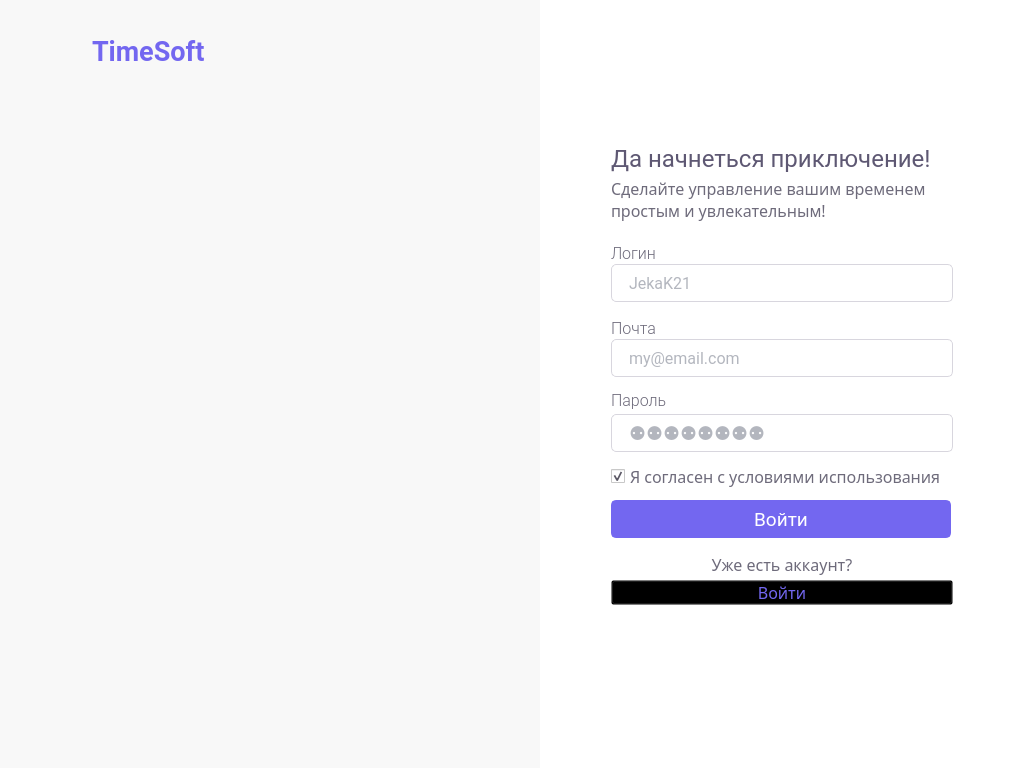
<?xml version="1.0" encoding="UTF-8"?>
<ui version="4.0">
 <class>register_w_main_window</class>
 <widget class="QDialog" name="register_w_main_window">
  <property name="geometry">
   <rect>
    <x>0</x>
    <y>0</y>
    <width>1024</width>
    <height>768</height>
   </rect>
  </property>
  <property name="windowTitle">
   <string>TimeSoft register</string>
  </property>
  <property name="styleSheet">
   <string notr="true">background-color: #F8F8F8;</string>
  </property>
  <widget class="QLabel" name="register_w_imglbl_img">
   <property name="geometry">
    <rect>
     <x>20</x>
     <y>200</y>
     <width>500</width>
     <height>365</height>
    </rect>
   </property>
   <property name="text">
    <string/>
   </property>
   <property name="pixmap">
    <pixmap>img/register-white 1.svg</pixmap>
   </property>
   <property name="scaledContents">
    <bool>true</bool>
   </property>
  </widget>
  <widget class="QWidget" name="register_w_widget" native="true">
   <property name="geometry">
    <rect>
     <x>540</x>
     <y>0</y>
     <width>484</width>
     <height>1080</height>
    </rect>
   </property>
   <property name="font">
    <font>
     <family>MS Serif</family>
    </font>
   </property>
   <property name="styleSheet">
    <string notr="true">background-color: #FFFFFF;</string>
   </property>
   <widget class="QPushButton" name="register_w_btn_login">
    <property name="geometry">
     <rect>
      <x>71</x>
      <y>500</y>
      <width>340</width>
      <height>38</height>
     </rect>
    </property>
    <property name="font">
     <font>
      <family>Roboto</family>
      <pointsize>14</pointsize>
      <weight>50</weight>
      <italic>false</italic>
      <bold>false</bold>
     </font>
    </property>
    <property name="styleSheet">
     <string notr="true">QPushButton {
background-color: #7367F0;
border-radius: 5px;
border: 2px solid #7367F0;
color: rgb(255, 255, 255);
}
QPushButton:hover {
  background-color: #FFFFFF;
  color: #5E5873; 
  border: 2px solid rgb(95, 85, 200);
}</string>
    </property>
    <property name="text">
     <string>Войти</string>
    </property>
    <property name="checkable">
     <bool>false</bool>
    </property>
    <property name="checked">
     <bool>false</bool>
    </property>
   </widget>
   <widget class="QLabel" name="register_w_txtlbl_title">
    <property name="geometry">
     <rect>
      <x>71</x>
      <y>143</y>
      <width>350</width>
      <height>30</height>
     </rect>
    </property>
    <property name="font">
     <font>
      <family>Roboto</family>
      <pointsize>18</pointsize>
      <weight>50</weight>
      <italic>false</italic>
      <bold>false</bold>
     </font>
    </property>
    <property name="styleSheet">
     <string notr="true">color: #5E5873; </string>
    </property>
    <property name="text">
     <string>Да начнеться приключение!</string>
    </property>
   </widget>
   <widget class="QLabel" name="register_w_txtlbl_reg">
    <property name="geometry">
     <rect>
      <x>71</x>
      <y>552</y>
      <width>342</width>
      <height>25</height>
     </rect>
    </property>
    <property name="font">
     <font>
      <family>Roboto-Light</family>
      <pointsize>12</pointsize>
     </font>
    </property>
    <property name="focusPolicy">
     <enum>Qt::StrongFocus</enum>
    </property>
    <property name="styleSheet">
     <string notr="true">color: #6E6B7B;</string>
    </property>
    <property name="text">
     <string>Уже есть аккаунт?</string>
    </property>
    <property name="alignment">
     <set>Qt::AlignCenter</set>
    </property>
   </widget>
   <widget class="QLabel" name="register_w_txtlbl_pragrah_log">
    <property name="geometry">
     <rect>
      <x>71</x>
      <y>173</y>
      <width>342</width>
      <height>52</height>
     </rect>
    </property>
    <property name="font">
     <font>
      <family>Roboto-Light</family>
      <pointsize>12</pointsize>
      <weight>50</weight>
      <italic>false</italic>
      <bold>false</bold>
     </font>
    </property>
    <property name="styleSheet">
     <string notr="true">color: #6E6B7B; 
</string>
    </property>
    <property name="text">
     <string>Сделайте управление вашим временем простым и увлекательным!</string>
    </property>
    <property name="textFormat">
     <enum>Qt::AutoText</enum>
    </property>
    <property name="wordWrap">
     <bool>true</bool>
    </property>
   </widget>
   <widget class="QLabel" name="register_w_txtlbl_password">
    <property name="geometry">
     <rect>
      <x>71</x>
      <y>391</y>
      <width>342</width>
      <height>18</height>
     </rect>
    </property>
    <property name="font">
     <font>
      <family>Roboto Light</family>
      <pointsize>12</pointsize>
      <weight>50</weight>
      <italic>false</italic>
      <bold>false</bold>
     </font>
    </property>
    <property name="styleSheet">
     <string notr="true">color: #6E6B7B;</string>
    </property>
    <property name="text">
     <string>Пароль</string>
    </property>
   </widget>
   <widget class="QLabel" name="register_w_txtlbl_email">
    <property name="geometry">
     <rect>
      <x>71</x>
      <y>319</y>
      <width>342</width>
      <height>18</height>
     </rect>
    </property>
    <property name="font">
     <font>
      <family>Roboto Light</family>
      <pointsize>12</pointsize>
      <weight>50</weight>
      <italic>false</italic>
      <bold>false</bold>
     </font>
    </property>
    <property name="styleSheet">
     <string notr="true">color: #6E6B7B;</string>
    </property>
    <property name="text">
     <string>Почта</string>
    </property>
   </widget>
   <widget class="QPushButton" name="register_w_btn_create">
    <property name="geometry">
     <rect>
      <x>71</x>
      <y>580</y>
      <width>342</width>
      <height>25</height>
     </rect>
    </property>
    <property name="font">
     <font>
      <family>Roboto-Light</family>
      <pointsize>12</pointsize>
     </font>
    </property>
    <property name="styleSheet">
     <string notr="true">QPushButton {
    color: #7367F0;
    background-color: rgba(0,0,0,0);
}

QPushButton:hover {
	color: #6E6B7B;
}</string>
    </property>
    <property name="text">
     <string>Войти</string>
    </property>
   </widget>
   <widget class="QLineEdit" name="register_w_lineEdit_password">
    <property name="geometry">
     <rect>
      <x>71</x>
      <y>414</y>
      <width>342</width>
      <height>38</height>
     </rect>
    </property>
    <property name="font">
     <font>
      <family>Roboto</family>
      <pointsize>14</pointsize>
     </font>
    </property>
    <property name="styleSheet">
     <string notr="true">QLineEdit { 
background: #FFFFFF;
color: rgb(103, 109, 125);
border: 1px solid #D8D6DE;
border-radius: 5px;
padding-left: 15px;
}

QLineEdit:hover {
border: 1px solid rgb(95, 85, 200);
}</string>
    </property>
    <property name="echoMode">
     <enum>QLineEdit::Password</enum>
    </property>
    <property name="placeholderText">
     <string>⚉⚉⚉⚉⚉⚉⚉⚉</string>
    </property>
   </widget>
   <widget class="QLineEdit" name="register_w_lineEdit_email">
    <property name="geometry">
     <rect>
      <x>71</x>
      <y>339</y>
      <width>342</width>
      <height>38</height>
     </rect>
    </property>
    <property name="font">
     <font>
      <family>Roboto</family>
      <pointsize>12</pointsize>
      <weight>50</weight>
      <italic>false</italic>
      <bold>false</bold>
     </font>
    </property>
    <property name="layoutDirection">
     <enum>Qt::LeftToRight</enum>
    </property>
    <property name="styleSheet">
     <string notr="true">QLineEdit { 
background: #FFFFFF;
color: rgb(103, 109, 125);
border: 1px solid #D8D6DE;
border-radius: 5px;
padding-left: 15px;
}

QLineEdit:hover {
border: 1px solid rgb(95, 85, 200);
}</string>
    </property>
    <property name="alignment">
     <set>Qt::AlignLeading|Qt::AlignLeft|Qt::AlignVCenter</set>
    </property>
    <property name="placeholderText">
     <string>my@email.com</string>
    </property>
   </widget>
   <widget class="QLineEdit" name="register_w_lineEdit_name">
    <property name="geometry">
     <rect>
      <x>71</x>
      <y>264</y>
      <width>342</width>
      <height>38</height>
     </rect>
    </property>
    <property name="font">
     <font>
      <family>Roboto</family>
      <pointsize>12</pointsize>
      <weight>50</weight>
      <italic>false</italic>
      <bold>false</bold>
     </font>
    </property>
    <property name="layoutDirection">
     <enum>Qt::LeftToRight</enum>
    </property>
    <property name="styleSheet">
     <string notr="true">QLineEdit { 
background: #FFFFFF;
color: rgb(103, 109, 125);
border: 1px solid #D8D6DE;
border-radius: 5px;
padding-left: 15px;
}

QLineEdit:hover {
border: 1px solid rgb(95, 85, 200);
}</string>
    </property>
    <property name="alignment">
     <set>Qt::AlignLeading|Qt::AlignLeft|Qt::AlignVCenter</set>
    </property>
    <property name="placeholderText">
     <string>JekaK21</string>
    </property>
   </widget>
   <widget class="QLabel" name="register_w_txtlbl_name">
    <property name="geometry">
     <rect>
      <x>71</x>
      <y>244</y>
      <width>342</width>
      <height>18</height>
     </rect>
    </property>
    <property name="font">
     <font>
      <family>Roboto Light</family>
      <pointsize>12</pointsize>
      <weight>50</weight>
      <italic>false</italic>
      <bold>false</bold>
     </font>
    </property>
    <property name="styleSheet">
     <string notr="true">color: #6E6B7B;</string>
    </property>
    <property name="text">
     <string>Логин</string>
    </property>
   </widget>
   <widget class="QCheckBox" name="register_w_checkbox_agree">
    <property name="geometry">
     <rect>
      <x>71</x>
      <y>466</y>
      <width>342</width>
      <height>21</height>
     </rect>
    </property>
    <property name="font">
     <font>
      <family>Roboto-Light</family>
      <pointsize>12</pointsize>
     </font>
    </property>
    <property name="styleSheet">
     <string notr="true">color: #6E6B7B;</string>
    </property>
    <property name="text">
     <string>Я согласен с условиями использования</string>
    </property>
    <property name="checked">
     <bool>true</bool>
    </property>
   </widget>
  </widget>
  <widget class="QLabel" name="register_w_txtlbl_logo">
   <property name="geometry">
    <rect>
     <x>92</x>
     <y>37</y>
     <width>115</width>
     <height>29</height>
    </rect>
   </property>
   <property name="font">
    <font>
     <family>Roboto</family>
     <pointsize>20</pointsize>
     <weight>75</weight>
     <bold>true</bold>
    </font>
   </property>
   <property name="styleSheet">
    <string notr="true">color: #7367F0;</string>
   </property>
   <property name="text">
    <string>TimeSoft</string>
   </property>
  </widget>
  <widget class="QLabel" name="register_w_imglbl_logo">
   <property name="geometry">
    <rect>
     <x>44</x>
     <y>39</y>
     <width>36</width>
     <height>25</height>
    </rect>
   </property>
   <property name="text">
    <string/>
   </property>
   <property name="pixmap">
    <pixmap>img/main/Logo.svg</pixmap>
   </property>
   <property name="scaledContents">
    <bool>true</bool>
   </property>
  </widget>
 </widget>
 <resources/>
 <connections/>
</ui>
